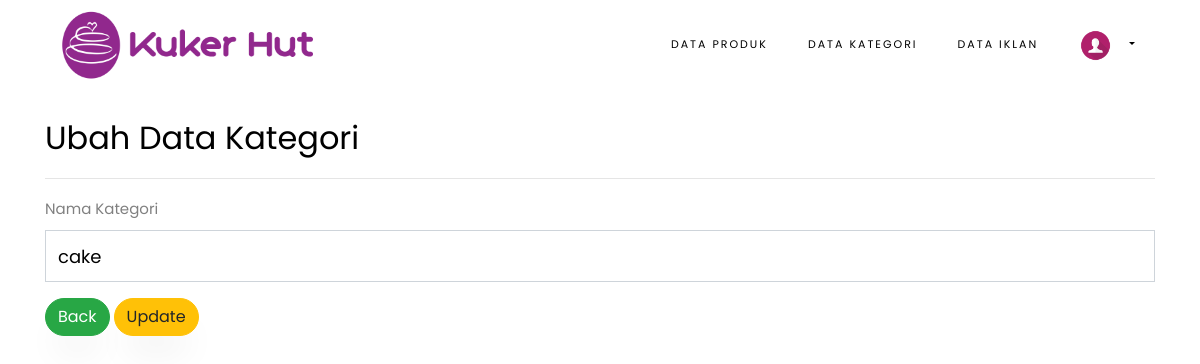
/admin/ubah_kategori/1, run on an earlier commit of the app's database.
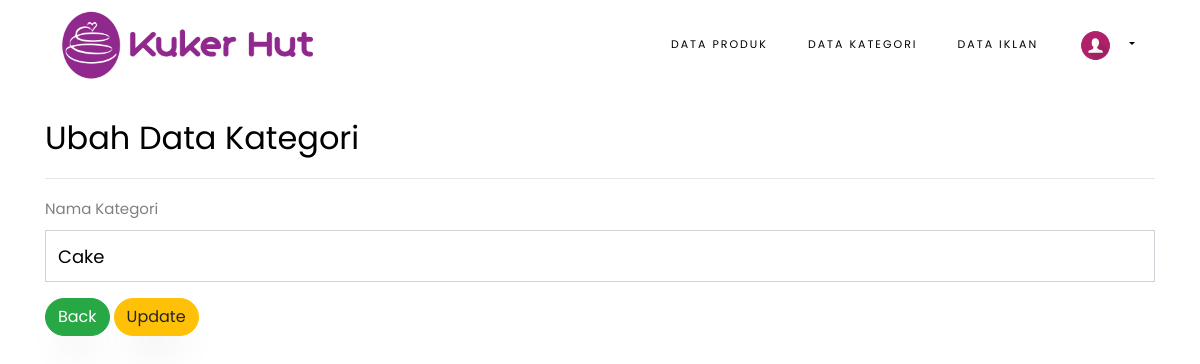
And on a later commit of the database.
### tables this page shows
CREATE TABLE `kategori` (
  `id_kategori` int(11) NOT NULL,
  `nama_kategori` varchar(128) NOT NULL
);

### application/controllers/Admin.php (called while the page is built, shortened)
<?php
class Admin extends CI_Controller
{
    public function __construct()
    {
        $this->load->model('Admin_model');
        $this->load->model('Products_model');
        $this->load->helper(array('form', 'url'));
    }
    public function ubah_kategori($id)
    {
        $content['kategori'] = $this->Products_model->get_kategori($id);
        $content['title'] = 'Ubah Kategori';
        if ($this->form_validation->run() == false) {
            $this->load->view('templates/headerAdmin', $content);
            $this->load->view('admin/ubahKategori', $content);
            $this->load->view('templates/footerAdmin');
        }
    }
}

### index.php (called while the page is built, shortened)
<?php
require_once BASEPATH.'core/CodeIgniter.php';

### application/models/Products_model.php (called while the page is built, shortened)
<?php
class Products_model extends CI_model
{
    public function get_kategori($id)
	{
		$this->db->where('id_kategori', $id);
		return $this->db->get('kategori')->row_array();
    }
}

### application/views/admin/ubahKategori.php (the view, shortened to what this page needs)
<div class="container mt-4" style="min-height: 36rem">
	<h2>Ubah Data Kategori</h2>
	<hr>
	<?= form_open('admin/ubah_kategori/' . $kategori['id_kategori']) ?>
	<div class="form-group">
		<?= form_label('Nama Kategori') ?>
		<?= form_input(['name' => 'nama_kategori', 'class' => 'form-control', 'required' => 'required', 'value' => $kategori['nama_kategori']]) ?>
	</div>
	<div class="form-group">
		<a href="<?= base_url('admin/kategori') ?>" class="btn btn-success">Back</a>
		<?= form_submit('submit', 'Update', ['class' => 'btn btn-warning', "onclick" => 'edit()']) ?>
	</div>
	<?= form_close() ?>
</div>

What changed in the data, as far as the page shows it:
changed kategori: nama_kategori "cake" → "Cake"
